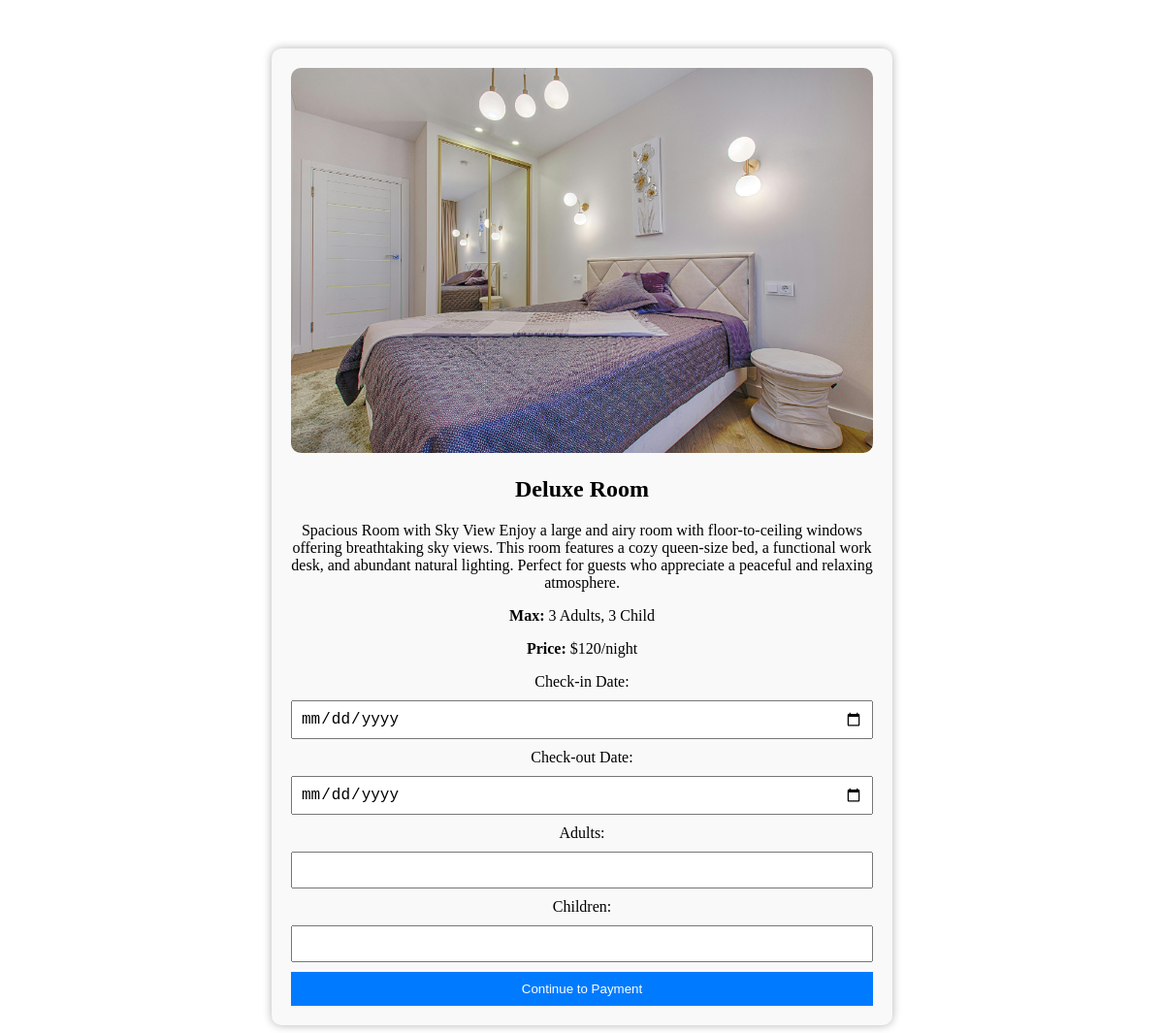
/booking.php?r=1 (signed in), run on the app's committed database.
### tables this page shows
CREATE TABLE `rooms` (
  `rid` int(11) NOT NULL,
  `room_name` varchar(255) DEFAULT NULL,
  `adult_mcap` int(11) DEFAULT NULL,
  `child_mcap` int(11) DEFAULT NULL,
  `price` int(11) DEFAULT NULL,
  `details` text DEFAULT NULL
);

### booking.php (the view, shortened to what this page needs)
<?php
include 'conn.php';
$rid = $_GET['r'];
$roomimage = 'r' . $rid . '.jpg';
$query = "SELECT * from rooms WHERE rid = ?";
$stmt = $conn->prepare($query);
$stmt->bind_param("i", $rid);
$stmt->execute();
$result = $stmt->get_result();
$room = $result->fetch_assoc();
?>
<!DOCTYPE html>
<html lang="en">
<head>
    <link rel="stylesheet" href="css/booking-style.css">
</head>
<body>
    <div class="booking-container">
        <div class="room-preview">
            <img src="assets/rooms/<?php echo $roomimage;?>" alt="Room Preview">
            <h2><?php echo htmlspecialchars($room['room_name']); ?></h2>
            <p><?php echo htmlspecialchars($room['details']); ?></p>
            <p><strong>Max:</strong> <?php echo htmlspecialchars($room['adult_mcap']); ?> Adults, <?php echo htmlspecialchars($room['child_mcap']); ?> Child</p>
            <p><strong>Price:</strong> $<?php echo htmlspecialchars($room['price']); ?>/night</p>
        </div>
        <form action="payment.php?r=<?php echo $rid?>" method="POST">
            <label>Check-in Date:</label>
            <input type="date" name="checkin" required>
            <label>Check-out Date:</label>
            <input type="date" name="checkout" required>
            <label>Adults:</label>
            <input type="number" name="adults" min="1" required>
            <label>Children:</label>
            <input type="number" name="children" min="0" required>
            <button type="submit">Continue to Payment</button>
        </form>
    </div>
</body>
</html>

### css/booking-style.css (style rules this page uses)
.booking-container { max-width: 600px; margin: 50px auto; padding: 20px; border-radius: 10px; background: #f9f9f9; box-shadow: 0 0 10px rgba(0, 0, 0, 0.3); text-align: center; }
.room-preview img { width: 100%; border-radius: 10px; }
form { display: flex; flex-direction: column; gap: 10px; }
input { padding: 8px; font-size: 16px; }
button { padding: 10px; background: #007BFF; color: white; border: none; cursor: pointer; }

### data on the page
rooms: room_name "Deluxe Room", details "Spacious Room with Sky View Enjoy a large and airy room with floor-to-ceiling windows offering breathtaking sky views. This room features a cozy queen-size bed, a functional work desk, and abundant natural lighting. Perfect for guests who appreciate a peaceful and relaxing atmosphere.", adult_mcap "3", child_mcap "3", price "120"
